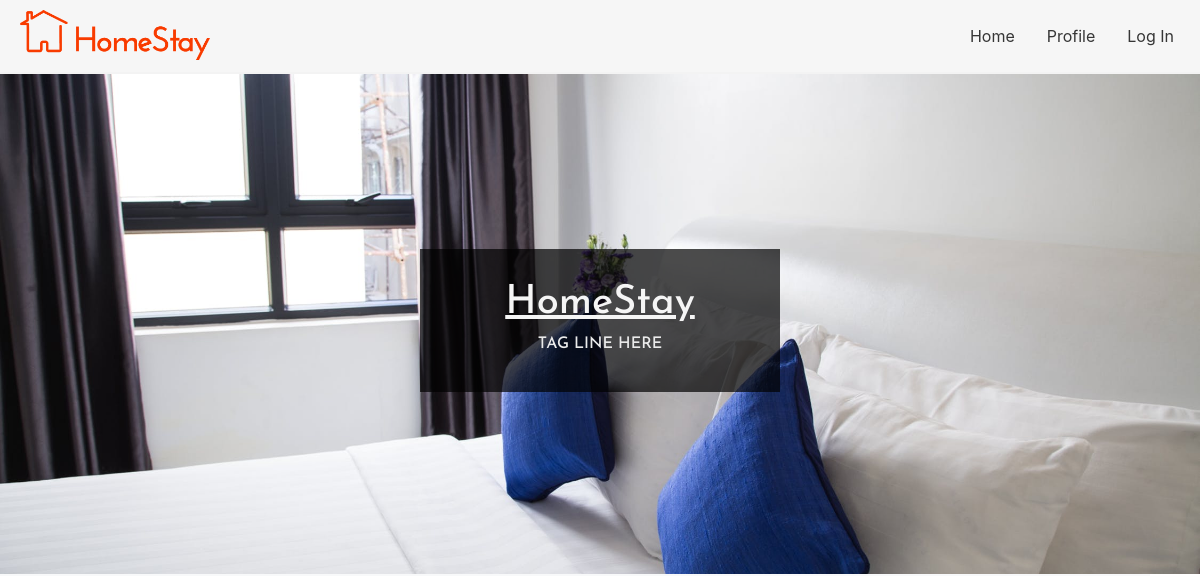
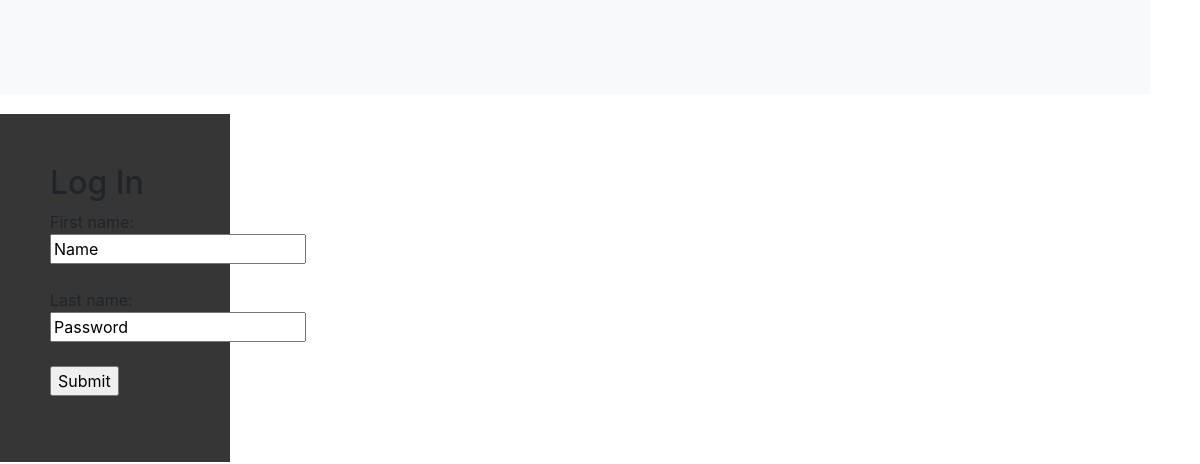
/homestay (upper part), run on an earlier commit of the app's database (2 pictures, top to bottom).
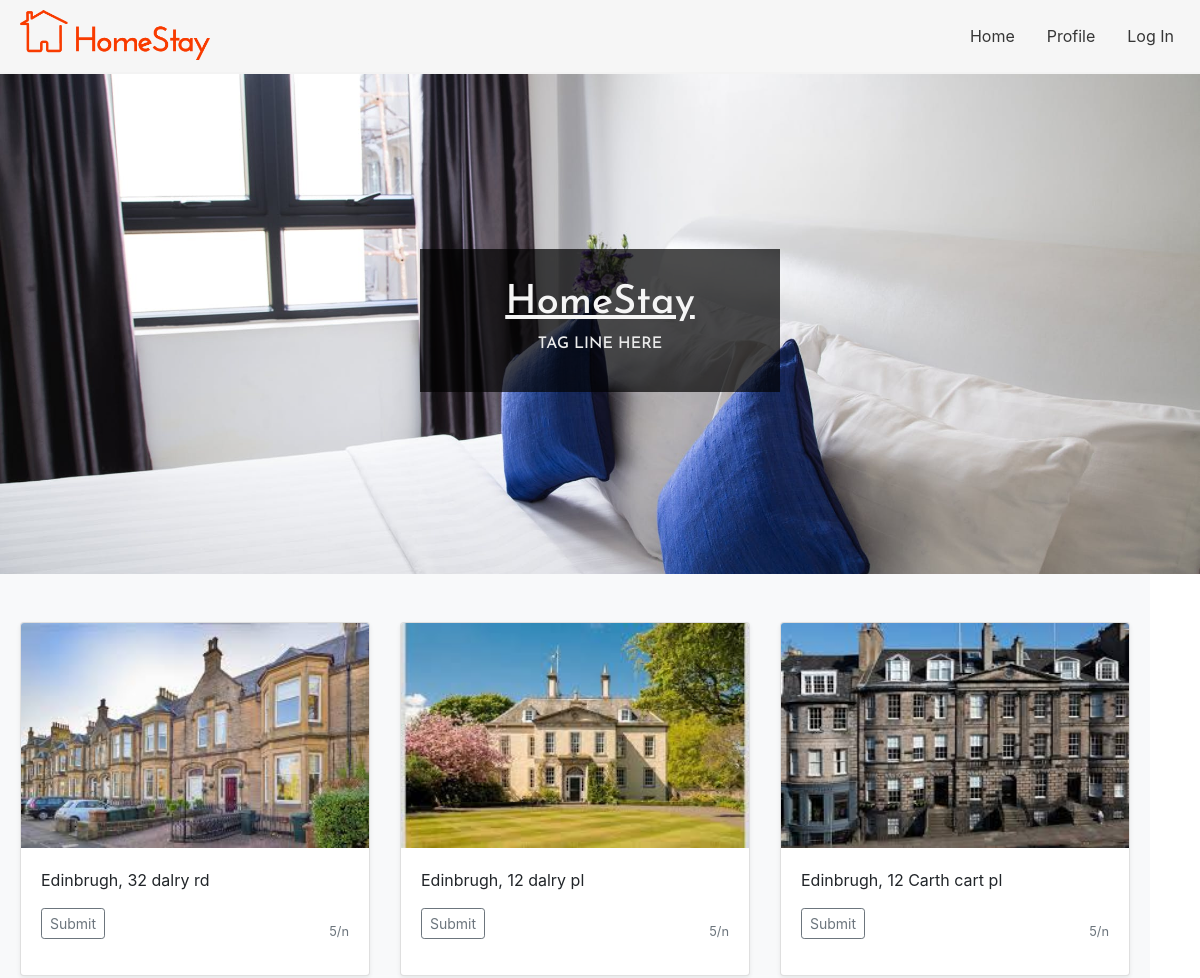
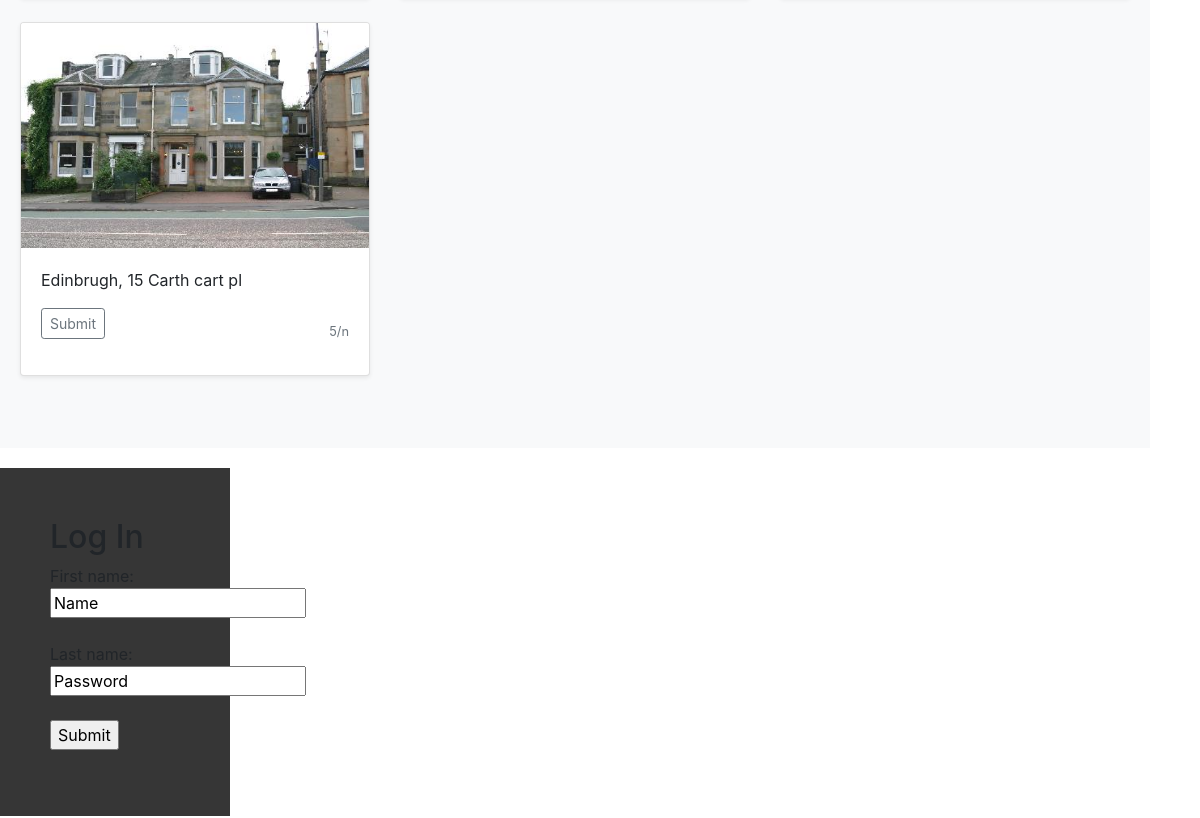
And on a later commit of the database (2 pictures, top to bottom).
### tables this page shows
CREATE TABLE Vacancies (
        vacancyID integer NOT NULL UNIQUE,
        hostID int NOT NULL,
        location varchar(255) NOT NULL,
        description varchar(255),
        rate varchar(255) NOT NULL,
        startDate date NOT NULL,
        endDate date NOT NULL,
        available bit DEFAULT 1,
        curfew varchar(255),
        extraInfo varchar(255),
        images varchar(255),
        PRIMARY KEY (vacancyID),
        FOREIGN KEY (hostID) REFERENCES Host(hostID)
);

### launch.py (the view)
@app.route('/homestay', methods=["POST","GET"])
def  HomePageSlected(name=None):
		try:
			print (session['Type'])
			if session['Type'] == 'Host':
                        	UserType = 'Host'
			else:
                        	UserType = 'Applicant'
		except:
			print ("Not A HOST")
			UserType = "Visitor"
		db= get_db()
		data = db.cursor().execute("SELECT * FROM Vacancies")
		data = list(data.fetchall())
		urlHelper = "homestay/listing/"
		return render_template("index.html",data=data,urlHelper=urlHelper,ut=UserType)

### launch.py (called while the page is built)
def get_db():
  db = getattr(g, 'db', None)
  if db is None:
    db = sqlite3.connect(db_location)
    g.db = db
  return db

@app.teardown_appcontext
def  close_db_connection(exception):
  db = getattr(g, 'db' , None)
  if db is not None:
    db.close()

### templates/index.html (shortened to what this page needs)
<html>
  <head>
    <link rel="stylesheet" href="https://stackpath.bootstrapcdn.com/bootstrap/4.1.3/css/bootstrap.min.css">
    <link href="../static/css/styles.css" type="text/css" rel="stylesheet">
  </head>
  <body>
    <nav>
        <ul>
          <a href="../../../../../homestay"><img src="../static/images/logo.jpg" style="height: 50px; padding-left: 10px; padding-right:10px;"/></a>
          <li><a href="../../../../../homestay/login">Log In</a></li>
          <li><a href="../../../../../homestay/profile">Profile</a></li>
          <li><a href="../../../../../homestay">Home</a></li>
        </ul>
    </nav>
    <div id= "header">
      <div id="header-text">
        <h1>HomeStay</h1>
        <h3>Tag line here</h3>
    </div>
    </div>
    <main>
      <div id="main-content">
        <div class="album py-5 bg-light">
           <div class="container">
              <div class="row">
              	{% for Vacancies in data %}
                    <div class="col-md-4">
                        <div class="card mb-4 shadow-sm">
                           <img class="card-img-top" data-src="holder.js/100px225?theme=thumb&amp;bg=55595c&amp;fg=eceeef&amp;text=Thumbnail" alt="Thumbnail [100%x225]" style="height: 225px; width: 100%; display: block;" src={{"static/uploads/" +Vacancies[10]}} data-holder-rendered="true">
                           <div class="card-body">
                                <p class="card-text" name="location" value={{Vacancies[2]}} >{{Vacancies[2]}} </p>
                                 <div class="d-flex justify-content-between align-items-center">
                                   <div class="btn-group">
                                        <form action={{urlHelper + Vacancies[0]|string}}>
                                           <input type="submit" class="btn btn-sm btn-outline-secondary" value"View"/>
                                        </form>
                                   </div>
                                   <small class="text-muted">{{Vacancies[4]}}</small>
                                </div>
                           </div>
                        </div>
                    </div>
                {% endfor %}
              </div>
           </div>
        </div>
	<aside>
            <h2>Log In</h2>
            <form action="/.php">
            First name:<br>
            <input type="text" name="firstname" value="Name">
            <br><br>
            Last name:<br>
            <input type="text" name="lastname" value="Password">
            <br><br>
            <input type="submit" value="Submit">
          </form>
        </aside>
      </div>
    </main>
  </body>
</html>

### static/css/styles.css (style rules this page uses)
body { margin: 0px; overflow-y: scroll; }
main { padding-left: : 50px; padding-right: 50px; padding-bottom: 200px; position: inherit; }
aside { padding: 50px; margin-top: 20px; margin-bottom: 20px; width: 20%; background-color: rgb(54,54,54); }
#header { width:100%; height: 500px; background-image: url("../images/bedroom_banner.jpg"); background-size: cover; background-position: center; top: 0px; }
#header-text { margin: auto; position: relative; text-align: center; vertical-align: middle; font-family: 'Josefin Sans', sans-serif; padding:30px; top:175px; background-color: rgb(0,0,0,0.7); width: 30%; }
#header-text h1 { color: rgb(245,245,245); text-decoration: underline; }
#header-text h3 { text-transform: uppercase; font-size: 16px; color: rgb(235, 235,235); }
nav { position: sticky; top: 0; vertical-align: middle; background-color: rgb(246,246,246,0.9); padding: 10px; border-bottom: #f3f3f3 solid 2px; z-index: 99; }
nav ul { list-style-type: none; margin: 0; padding: 0; overflow: hidden; }
nav li { float:right; }
nav li a { display: block; color: rgb(54,54,54); text-align: center; padding: 14px 16px; text-decoration: none; transition: 1.5s; }

What changed in the data, as far as the page shows it:
added Vacancies: images (picture), location "Edinbrugh, 32 dalry rd", rate "5/n"
added Vacancies: images (picture), location "Edinbrugh, 12 dalry pl", rate "5/n"
added Vacancies: images (picture), location "Edinbrugh, 12 Carth cart pl", rate "5/n"
added Vacancies: images (picture), location "Edinbrugh, 15 Carth cart pl", rate "5/n"
